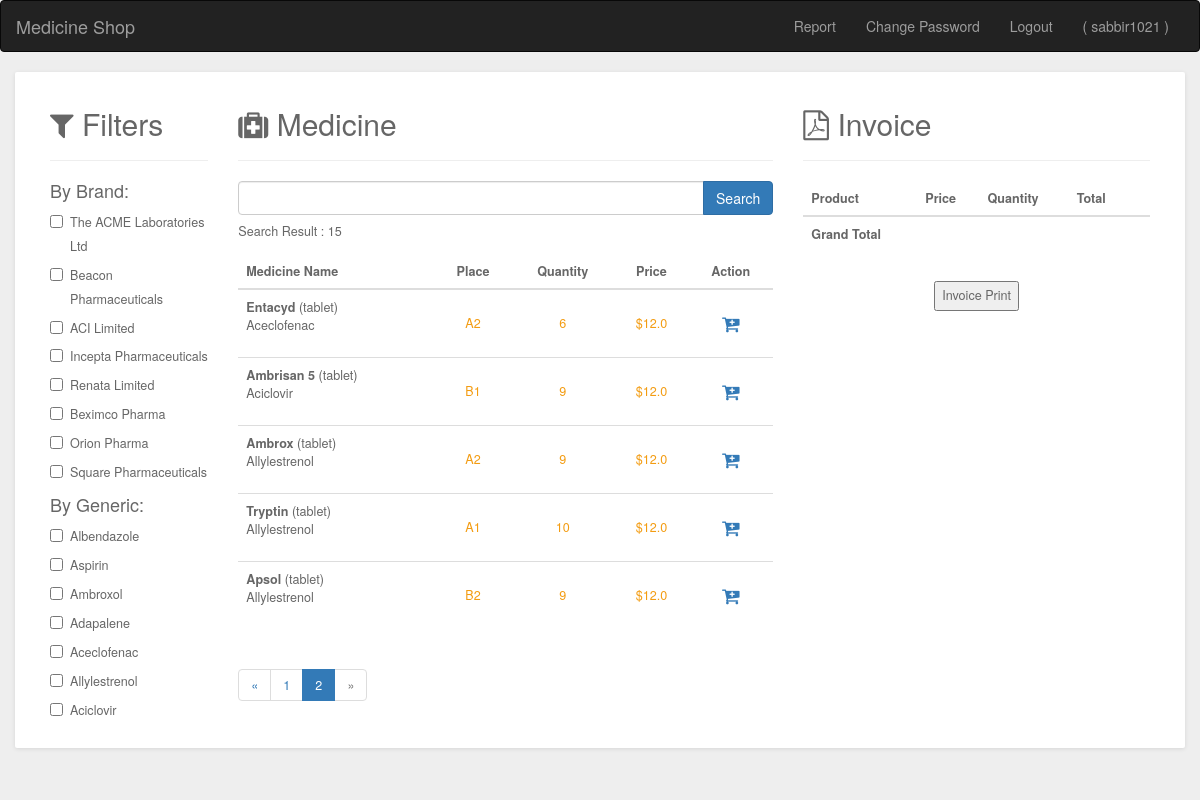
/?page=2 (signed in), run on the app's committed database.
### accounts/models.py (models this page shows)
class User(AbstractUser):
    email = models.EmailField(unique=True)
    active = models.BooleanField(default=True)
    email_confirmed = models.BooleanField(default=False)
    class Meta:
        verbose_name = 'User'
        verbose_name_plural = '1. User'

### shop/models.py (models this page shows, shortened)
class Brand(models.Model):
    name  = models.CharField(max_length=150)

class Generic(models.Model):
    name  = models.CharField(max_length=150)
    def __str__(self):
        return self.name

class Medicine(models.Model):
    name  = models.CharField(max_length=150)
    buy_price = models.FloatField()
    sell_price = models.FloatField()
    generic = models.ForeignKey(Generic, on_delete=models.CASCADE)
    brand  = models.ForeignKey(Brand, on_delete=models.CASCADE)
    type =  models.CharField(max_length=15,choices=MEDICINE_TYPE)
    quantity = models.IntegerField()
    place = models.ForeignKey(Place, on_delete=models.CASCADE)

class Place(models.Model):
    name  = models.CharField(max_length=150)
    def __str__(self):
        return self.name

### shop/views.py (the view)
# urls.py: path('', views.HomeView.as_view(), name="home"),
@method_decorator(login_required, name='dispatch')
class HomeView(View):
    def get(self, request):
        brands = Brand.objects.all()
        generics = Generic.objects.all()
        medicines = Medicine.objects.all()
        medicines_count = medicines.count()
        paginator = Paginator(medicines, 10) # Show 25 contacts per page.
        page_number = request.GET.get('page')
        page_obj = paginator.get_page(page_number)
        try:
            order = get_object_or_404(Order, user=request.user,complete_order=False)
            items = order.orderitem_set.all() or None
        except:
            order = None
            items = None
        context = {
            'brands':brands,
            'generics':generics,
            'medicines':page_obj,
            'medicines_count':medicines_count,
            'order':order,
            'items':items
        }
        return render(request, "shop/home.html", context)

### templates/shop/home.html (shortened to what this page needs)
{% extends 'base.html' %}
{% load static %}
    {% block content %}
        <div class="row">
          <div class="col-md-12">
            <div class="grid search">
              <div class="grid-body">
                <div class="row">
                  <div class="col-md-2">
                    <h2 class="grid-title"><i class="fa fa-filter"></i> Filters</h2>
                    <hr>
                    <h4>By Brand:</h4>
                    {% for brand in brands %}
                    <div class="checkbox" id="brandfilterForm" data-brand-filter-url="{% url 'shop:ajax_load_search_and_filter' %}">
                      <label><input name="brand[]" type="checkbox" class="icheck" value="{{brand.name}}"> {{brand.name}}</label>
                    </div>
                    {% endfor %}
                    <h4>By Generic:</h4>
                    {% for generic in generics %}
                    <div class="checkbox">
                      <label><input name="generic[]" type="checkbox" class="icheck" value="{{generic.name}}"> {{generic.name}}</label>
                    </div>
                    {% endfor %}
                  </div>
                  <div class="col-md-6">
                    <h2><i class="fa fa-medkit" aria-hidden="true"></i> Medicine</h2>
                    <hr>
                    <div class="input-group" id="searchForm" data-search-url="{% url 'shop:ajax_load_search_and_filter' %}">
                        <input id="search" type="text" name="search" class="form-control">
                        <span class="input-group-btn">
                          <input class="btn btn-primary" type="submit" value="Search">
                        </span>
                    </div>
                  <div id="search_result">
                    <p>Search Result : {{medicines_count}}</p>
                    <div class="table-responsive">
                      <table class="table table-hover">
                        <thead>
                          <tr>
                            <th>Medicine Name</th>
                            <th class="rate text-center">Place</th>
                            <th class="rate text-center">Quantity</th>
                            <th class="rate text-center">Price</th>
                            <th class="rate text-center">Action</th>
                          </tr>
                        </thead>
                        <tbody>
                        {% for medicine in medicines %}
                        <tr>
                          <td class="product"><strong>{{medicine.name}}</strong> ({{medicine.type}})<br>{{medicine.generic}}</td>
                          <td class="rate text-center">{{medicine.place}}</td>
                          <td class="rate text-center">{{medicine.quantity}}</td>
                          <td class="rate text-center">${{medicine.sell_price}}</td>
                          <td class="price text-center">
                            <a style="font-weight: bold;" id="updateCart" name="cart[]" data-update-cart-url="{% url 'shop:update_item' %}" class="ml-4" data-product={{medicine.id}} data-action="add"><i class="fa fa-cart-plus" aria-hidden="true"></i></a></td>
                        </tr>
                        {% endfor %}
                      </tbody></table>
                    </div>
                    {% include 'partials/pagination.html' %}
                  </div>
                </div>
                  <div id="cart_result">
                  <div class="col-md-4">
                    <h2><i class="fa fa-file-pdf-o" aria-hidden="true"></i> Invoice </h2>
                    <hr>
                    <table class="table table-cart table-mobile">
                      <thead>
                        <tr>
                          <th>Product</th>
                          <th>Price</th>
                          <th>Quantity</th>
                          <th>Total</th>
                          <th></th>
                        </tr>
                      </thead>
                      <tbody>
                        <tr>
                          <td class="product-col">
                            <div class="product">
                                <p><b>Grand Total</b></p>
                            </div>
                          </td>
                          <td class="total-col"></td>
                          <td class="total-col"></td>
                          <td class="total-col">{{order.get_cart_total}}</td>
                        </tr>
                      </tbody>
                    </table>
                    {% if order %}
                    <input class="center-block btn btn-primary" type="button" id="bt" onclick="show_alert()" order-data={{order.id}} value="Invoice Print" />
                    {% else %}
                    <input class="center-block" type="button" value="Invoice Print" />
                    {% endif %}
                  </div>
                </div>
                </div>
                </div>
              </div>
            </div>
          </div>
{% endblock content %}

### templates/base.html (shortened to what this page needs)
<!doctype html>
<html lang="en">
{% load static %}
<head>
    <!DOCTYPE html>
    <head>
        <link href="https://netdna.bootstrapcdn.com/bootstrap/3.3.6/css/bootstrap.min.css" rel="stylesheet">
      <link href="https://maxcdn.bootstrapcdn.com/font-awesome/4.7.0/css/font-awesome.min.css" rel="stylesheet" />
    </head>
</head>
<body>
    <nav class="navbar navbar-inverse">
        <div class="container-fluid">
          <div class="navbar-header">
            <a class="navbar-brand" href="{% url 'shop:home' %}">Medicine Shop</a>
          </div>
          <div class="collapse navbar-collapse" id="bs-example-navbar-collapse-1">
            <ul class="nav navbar-nav navbar-right">
              {% if request.user.is_authenticated %}
              <li class="nav-item">
                <a class="nav-link" href="{% url 'shop:report_generate' %}">Report</a>
              </li>
                <li class="nav-item">
                    <a class="nav-link" href="{% url 'accounts:change_password' %}">Change Password</a>
                </li>
                <li class="nav-item">
                    <a class="nav-link" href="{% url 'accounts:logout' %}">Logout</a>
                </li>
                <li class="nav-item">
                  <a class="nav-link" >( {{user}} )</a>
                </li>
              {% endif %}
            </ul>
          </div>
        </div>
      </nav>
    {% block content %}
    {% endblock content %}
  </body>
</html>

### templates/partials/css.html (style rules this page uses)
body { background:#eee; }
.btn { margin-bottom: 5px; }
.grid { position: relative; width: 100%; background: #fff; color: #666666; border-radius: 2px; margin-bottom: 25px; box-shadow: 0px 1px 4px rgba(0, 0, 0, 0.1); }
.grid .grid-body { padding: 15px 20px 15px 20px; font-size: 0.9em; line-height: 1.9em; }
.search table tr td.rate { color: #f39c12; line-height: 50px; }
.search table tr td.price { font-size: 1.5em; line-height: 50px; }
.row { margin-right: 0px; margin-left: 0px; }

### data on the page
User: username "sabbir1021"
Brand: name "The ACME Laboratories Ltd"
Brand: name "Beacon Pharmaceuticals"
Brand: name "ACI Limited"
Brand: name "Incepta Pharmaceuticals"
Brand: name "Renata Limited"
Brand: name "Beximco Pharma"
Brand: name "Orion Pharma"
Brand: name "Square Pharmaceuticals"
Generic: name "Albendazole"
Generic: name "Aspirin"
Generic: name "Ambroxol"
Generic: name "Adapalene"
Generic: name "Aceclofenac"
Generic: name "Allylestrenol"
Generic: name "Aciclovir"
Medicine: name "Entacyd", type "tablet", generic "Aceclofenac", place "A2", quantity "6", sell_price "12.0"
Medicine: name "Ambrisan 5", type "tablet", generic "Aciclovir", place "B1", quantity "9", sell_price "12.0"
Medicine: name "Ambrox", type "tablet", generic "Allylestrenol", place "A2", quantity "9", sell_price "12.0"
Medicine: name "Tryptin", type "tablet", generic "Allylestrenol", place "A1", quantity "10", sell_price "12.0"
Medicine: name "Apsol", type "tablet", generic "Allylestrenol", place "B2", quantity "9", sell_price "12.0"

### other printed values
{{ medicines_count }} "15"
{{ medicines.number|add:-1 }} "1"
{{ medicines.number }} "2"
